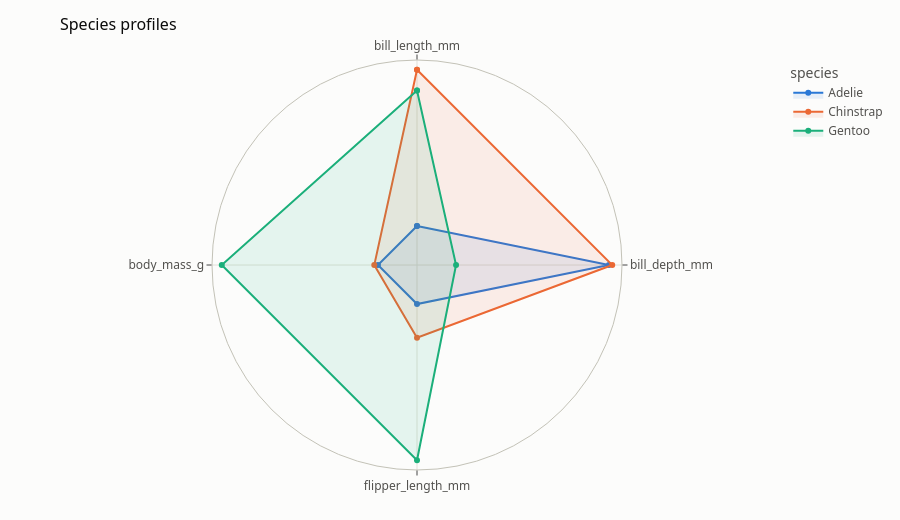

Write notebook code for a chart like this one.
### Markdown cell above
## Many dimensions: radar and parallel coordinates

### Code cell
dims = ['bill_length_mm', 'bill_depth_mm', 'flipper_length_mm', 'body_mass_g']
pc.radar(pen, 'species', dims, backend='plotly', title='Species profiles')

### Figure 1 — Plotly figure (JSON) as saved in the notebook; plotly's stock layout.template omitted (floating-point values rounded to 4 significant figures)
{"data": [{"customdata": [38.79, 18.35, 190.0, 3701.0, 38.79], "fill": "toself", "fillcolor": "rgba(42,120,214,0.1)", "hovertemplate": "<b>%{theta}</b>: %{customdata:,.4~g}<extra>Adelie</extra>", "line": {"color": "#2a78d6", "width": 2}, "marker": {"size": 6}, "mode": "lines+markers", "name": "Adelie", "r": [0.2, 0.9827, 0.2, 0.2, 0.2], "theta": ["bill_length_mm", "bill_depth_mm", "flipper_length_mm", "body_mass_g", "bill_length_mm"], "type": "scatterpolar"}, {"customdata": [48.83, 18.42, 195.8, 3733.0, 48.83], "fill": "toself", "fillcolor": "rgba(235,104,52,0.1)", "hovertemplate": "<b>%{theta}</b>: %{customdata:,.4~g}<extra>Chinstrap</extra>", "line": {"color": "#eb6834", "width": 2}, "marker": {"size": 6}, "mode": "lines+markers", "name": "Chinstrap", "r": [1.0, 1.0, 0.3724, 0.2189, 1.0], "theta": ["bill_length_mm", "bill_depth_mm", "flipper_length_mm", "body_mass_g", "bill_length_mm"], "type": "scatterpolar"}, {"customdata": [47.5, 14.98, 217.2, 5076.0, 47.5], "fill": "toself", "fillcolor": "rgba(27,175,122,0.1)", "hovertemplate": "<b>%{theta}</b>: %{customdata:,.4~g}<extra>Gentoo</extra>", "line": {"color": "#1baf7a", "width": 2}, "marker": {"size": 6}, "mode": "lines+markers", "name": "Gentoo", "r": [0.8941, 0.2, 1.0, 1.0, 0.8941], "theta": ["bill_length_mm", "bill_depth_mm", "flipper_length_mm", "body_mass_g", "bill_length_mm"], "type": "scatterpolar"}], "layout": {"height": 520, "legend": {"title": {"text": "species"}}, "polar": {"angularaxis": {"direction": "clockwise", "rotation": 90}, "radialaxis": {"range": [0, 1.05], "visible": false}}, "title": {"text": "Species profiles"}}}
